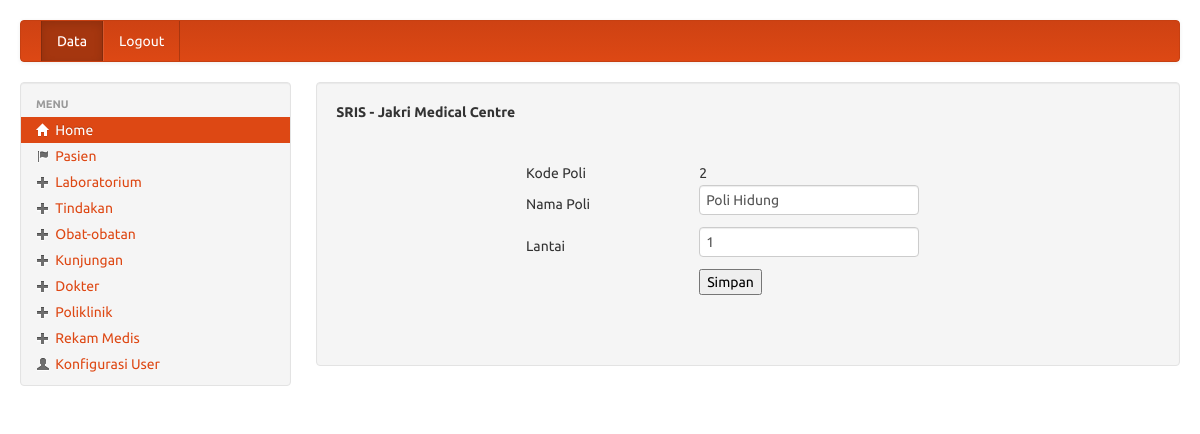
The page /medis/pengurus/formeditpoli.php?kd_poli=2 (signed in) on the database its author committed.
### tables this page shows
CREATE TABLE IF NOT EXISTS `poliklinik` (
  `kd_poli` int(11) NOT NULL,
  `nm_poli` varchar(300) NOT NULL,
  `lantai` int(11) NOT NULL
);

### medis/pengurus/formeditpoli.php (the view, shortened to what this page needs)
<?php require_once('../Connections/koneksi.php'); ?>
<?php
if (!function_exists("GetSQLValueString")) {
function GetSQLValueString($theValue, $theType, $theDefinedValue = "", $theNotDefinedValue = "")
{
  $theValue = function_exists("mysql_real_escape_string") ? mysql_real_escape_string($theValue) : mysql_escape_string($theValue);
  switch ($theType) {
    case "long":
    case "int":
      $theValue = ($theValue != "") ? intval($theValue) : "NULL";
      break;
  }
  return $theValue;
}
}
$editFormAction = $_SERVER['PHP_SELF'];
if (isset($_SERVER['QUERY_STRING'])) {
  $editFormAction .= "?" . htmlentities($_SERVER['QUERY_STRING']);
}
$colname_edit = "-1";
if (isset($_GET['kd_poli'])) {
  $colname_edit = $_GET['kd_poli'];
}
$query_edit = sprintf("SELECT * FROM poliklinik WHERE kd_poli = %s", GetSQLValueString($colname_edit, "int"));
$edit = mysql_query($query_edit, $koneksi) or die(mysql_error());
$row_edit = mysql_fetch_assoc($edit);
?>
<!DOCTYPE html PUBLIC "-//W3C//DTD XHTML 1.0 Transitional//EN" "http://www.w3.org/TR/xhtml1/DTD/xhtml1-transitional.dtd">
<html xmlns="http://www.w3.org/1999/xhtml">
<head>
<link rel='stylesheet' type='text/css' href='../library/bootstrap/bootstrap.css'/>
<link rel='stylesheet' type='text/css' href='../library/bootstrap/style.css'/>
</head>
<body>
<div class='container-fluid' style='margin-top:20px;'>
<?php include("navbar.php"); ?>
	<div class='row-fluid'>
	<?php include("sidebar.php"); ?>
    <div class="span9">
    <div class='well' fixed center;'>
		<b>SRIS - Jakri Medical Centre</b>
		<p style='margin-top:10px'>
		<p>&nbsp;</p>
        <form action="<?php echo $editFormAction; ?>" method="post" name="form1" id="form1">
          <table width="446" align="center">
            <tr valign="baseline">
              <td width="168" align="right" nowrap="nowrap"><div align="left">Kode Poli</div></td>
              <td width="266"><?php echo $row_edit['kd_poli']; ?></td>
            </tr>
            <tr valign="baseline">
              <td nowrap="nowrap" align="right"><div align="left">Nama Poli</div></td>
              <td><input type="text" name="nm_poli" value="<?php echo htmlentities($row_edit['nm_poli'], ENT_COMPAT, 'utf-8'); ?>" size="32" /></td>
            </tr>
            <tr valign="baseline">
              <td nowrap="nowrap" align="right"><div align="left">Lantai</div></td>
              <td><input type="text" name="lantai" value="<?php echo htmlentities($row_edit['lantai'], ENT_COMPAT, 'utf-8'); ?>" size="32" /></td>
            </tr>
            <tr valign="baseline">
              <td nowrap="nowrap" align="right"><div align="left"></div></td>
              <td><input type="submit" value="Simpan" /></td>
            </tr>
          </table>
      </form>
        <p>&nbsp;</p>
    </div>
    </div>
</div>
</body>
</html>

### rows shown on the page
poliklinik: kd_poli "2", nm_poli "Poli Hidung", lantai "1"
